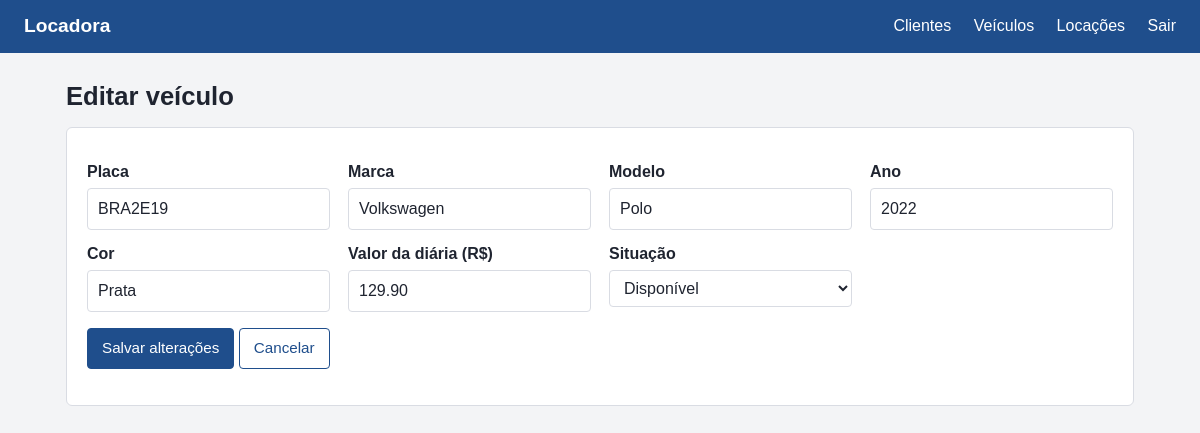
/sistema/veiculo/editar.php?id=2 (signed in), run on the app's committed database.
### tables this page shows
CREATE TABLE veiculo (
    id           INT UNSIGNED NOT NULL AUTO_INCREMENT,
    placa        VARCHAR(7)   NOT NULL,
    marca        VARCHAR(50)  NOT NULL,
    modelo       VARCHAR(60)  NOT NULL,
    ano          SMALLINT UNSIGNED NOT NULL,
    cor          VARCHAR(30)  NOT NULL,
    valor_diaria DECIMAL(10,2) NOT NULL,
    status       ENUM('disponivel','alugado','manutencao') NOT NULL DEFAULT 'disponivel',
    PRIMARY KEY (id),
    UNIQUE KEY uq_veiculo_placa (placa),
    CONSTRAINT ck_veiculo_diaria CHECK (valor_diaria > 0)
);

### sistema/funcoes.php (called while the page is built, shortened)
<?php
function h($texto) {
    return htmlspecialchars((string)$texto, ENT_QUOTES, 'UTF-8');
}
?>

### sistema/veiculo/_form.php (the view, shortened to what this page needs)
<form action="" method="post" class="painel">
    <div class="grade">
        <div>
            <label for="placa">Placa</label>
            <input type="text" id="placa" name="placa" value="<?= h($v['placa']) ?>" placeholder="ABC1D23" maxlength="8" required>
        </div>
        <div>
            <label for="marca">Marca</label>
            <input type="text" id="marca" name="marca" value="<?= h($v['marca']) ?>" maxlength="50" required>
        </div>
        <div>
            <label for="modelo">Modelo</label>
            <input type="text" id="modelo" name="modelo" value="<?= h($v['modelo']) ?>" maxlength="60" required>
        </div>
        <div>
            <label for="ano">Ano</label>
            <input type="number" id="ano" name="ano" value="<?= h($v['ano']) ?>" min="1990" max="<?= (int)date('Y') + 1 ?>" required>
        </div>
        <div>
            <label for="cor">Cor</label>
            <input type="text" id="cor" name="cor" value="<?= h($v['cor']) ?>" maxlength="30" required>
        </div>
        <div>
            <label for="valor_diaria">Valor da diária (R$)</label>
            <input type="text" id="valor_diaria" name="valor_diaria" value="<?= h($v['valor_diaria']) ?>" placeholder="119.90" inputmode="decimal" required>
        </div>
        <div>
            <label for="status">Situação</label>
            <?php if ($statusAtual === 'alugado'): ?>
                <input type="text" id="status" value="Alugado (muda sozinho quando a locação termina)" disabled>
            <?php else: ?>
                <select id="status" name="status">
                    <option value="disponivel" <?= $v['status'] === 'disponivel' ? 'selected' : '' ?>>Disponível</option>
                </select>
            <?php endif; ?>
        </div>
    </div>
    <p>
        <button class="btn" type="submit"><?= h($acao) ?></button>
        <a class="btn secundario" href="listar.php">Cancelar</a>
    </p>
</form>

### sistema/estilo.css (style rules this page uses)
:root { --fundo: #f3f4f6; --painel: #ffffff; --texto: #1f2430; --suave: #5b6270; --linha: #d9dce3; --cor: #1f4e8c; --cor-escura: #163a69; --perigo: #b3261e; --ok: #1e7a46; --aviso: #8a5a00; }
* { box-sizing: border-box; }
body { margin: 0; font-family: Arial, Helvetica, sans-serif; background: var(--fundo); color: var(--texto); line-height: 1.5; }
.painel { background: var(--painel); border: 1px solid var(--linha); border-radius: 6px; padding: 20px; }
.btn { display: inline-block; background: var(--cor); color: #fff; border: 1px solid var(--cor); border-radius: 4px; padding: 8px 14px; font: inherit; font-size: .95rem; cursor: pointer; text-decoration: none; }
.btn.secundario { background: #fff; color: var(--cor); }
label { display: block; font-weight: bold; margin: 12px 0 4px; }
input, select { width: 100%; padding: 8px 10px; border: 1px solid var(--linha); border-radius: 4px; font: inherit; background: #fff; color: var(--texto); }
.grade { display: grid; grid-template-columns: repeat(auto-fit, minmax(240px, 1fr)); gap: 0 18px; }

### data on the page
veiculo: placa "BRA2E19", marca "Volkswagen", modelo "Polo", ano "2022", cor "Prata", valor_diaria "129.90", status "Disponível"

### other printed values
$acao "Salvar alterações"
